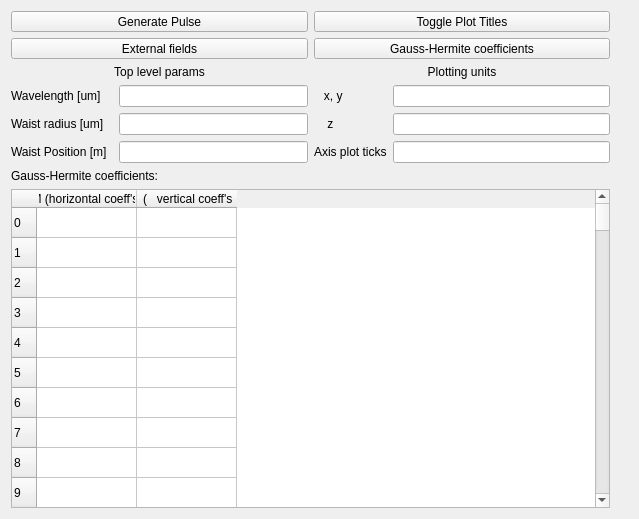
<?xml version="1.0" encoding="UTF-8"?>
<ui version="4.0">
 <class>LaserInterface</class>
 <widget class="QWidget" name="LaserInterface">
  <property name="geometry">
   <rect>
    <x>0</x>
    <y>0</y>
    <width>639</width>
    <height>519</height>
   </rect>
  </property>
  <property name="windowTitle">
   <string>Form</string>
  </property>
  <layout class="QGridLayout" name="gridLayout_2" columnstretch="0,0">
   <item row="0" column="0">
    <layout class="QVBoxLayout" name="verticalLayout_3">
     <item>
      <layout class="QGridLayout" name="gridLayout">
       <item row="0" column="1">
        <widget class="QToolButton" name="noTitles">
         <property name="sizePolicy">
          <sizepolicy hsizetype="Preferred" vsizetype="Preferred">
           <horstretch>0</horstretch>
           <verstretch>0</verstretch>
          </sizepolicy>
         </property>
         <property name="toolTip">
          <string>Toggle plot titles on/off.</string>
         </property>
         <property name="statusTip">
          <string/>
         </property>
         <property name="text">
          <string>Toggle Plot Titles</string>
         </property>
         <property name="popupMode">
          <enum>QToolButton::InstantPopup</enum>
         </property>
        </widget>
       </item>
       <item row="0" column="0">
        <widget class="QToolButton" name="generatePulse">
         <property name="sizePolicy">
          <sizepolicy hsizetype="Preferred" vsizetype="Preferred">
           <horstretch>0</horstretch>
           <verstretch>0</verstretch>
          </sizepolicy>
         </property>
         <property name="toolTip">
          <string/>
         </property>
         <property name="text">
          <string>Generate Pulse</string>
         </property>
        </widget>
       </item>
       <item row="1" column="0">
        <widget class="QToolButton" name="externalFields">
         <property name="sizePolicy">
          <sizepolicy hsizetype="Preferred" vsizetype="Preferred">
           <horstretch>0</horstretch>
           <verstretch>0</verstretch>
          </sizepolicy>
         </property>
         <property name="toolTip">
          <string>Apply external field to pulse</string>
         </property>
         <property name="text">
          <string>External fields</string>
         </property>
        </widget>
       </item>
       <item row="1" column="1">
        <widget class="QToolButton" name="generateCoeffs">
         <property name="sizePolicy">
          <sizepolicy hsizetype="Preferred" vsizetype="Preferred">
           <horstretch>0</horstretch>
           <verstretch>0</verstretch>
          </sizepolicy>
         </property>
         <property name="toolTip">
          <string>Determine Gauss-Hermite coeffiecients for the current pulse</string>
         </property>
         <property name="text">
          <string>Gauss-Hermite coefficients</string>
         </property>
        </widget>
       </item>
      </layout>
     </item>
     <item>
      <layout class="QHBoxLayout" name="horizontalLayout">
       <item>
        <layout class="QVBoxLayout" name="verticalLayout">
         <item>
          <widget class="QLabel" name="highLevelInputsLabel">
           <property name="text">
            <string>Top level params</string>
           </property>
           <property name="alignment">
            <set>Qt::AlignCenter</set>
           </property>
          </widget>
         </item>
         <item>
          <layout class="QFormLayout" name="topLevelParams">
           <property name="fieldGrowthPolicy">
            <enum>QFormLayout::AllNonFixedFieldsGrow</enum>
           </property>
           <property name="formAlignment">
            <set>Qt::AlignRight|Qt::AlignTop|Qt::AlignTrailing</set>
           </property>
           <property name="horizontalSpacing">
            <number>12</number>
           </property>
           <item row="0" column="0">
            <widget class="QLabel" name="wavelengthLabel">
             <property name="text">
              <string>Wavelength [um]</string>
             </property>
            </widget>
           </item>
           <item row="1" column="1">
            <widget class="QLineEdit" name="waistSize">
             <property name="toolTip">
              <string/>
             </property>
            </widget>
           </item>
           <item row="2" column="0">
            <widget class="QLabel" name="waistPositionLabel">
             <property name="minimumSize">
              <size>
               <width>50</width>
               <height>0</height>
              </size>
             </property>
             <property name="text">
              <string>Waist Position [m]</string>
             </property>
            </widget>
           </item>
           <item row="1" column="0">
            <widget class="QLabel" name="waistSizeLabel">
             <property name="minimumSize">
              <size>
               <width>50</width>
               <height>0</height>
              </size>
             </property>
             <property name="text">
              <string>Waist radius [um]</string>
             </property>
            </widget>
           </item>
           <item row="0" column="1">
            <widget class="QLineEdit" name="wavelength">
             <property name="toolTip">
              <string/>
             </property>
            </widget>
           </item>
           <item row="2" column="1">
            <widget class="QLineEdit" name="waistPosition">
             <property name="toolTip">
              <string/>
             </property>
            </widget>
           </item>
          </layout>
         </item>
        </layout>
       </item>
       <item>
        <layout class="QVBoxLayout" name="verticalLayout_2">
         <item>
          <widget class="QLabel" name="unitsLabel">
           <property name="text">
            <string>Plotting units</string>
           </property>
           <property name="alignment">
            <set>Qt::AlignCenter</set>
           </property>
          </widget>
         </item>
         <item>
          <layout class="QFormLayout" name="units">
           <property name="fieldGrowthPolicy">
            <enum>QFormLayout::AllNonFixedFieldsGrow</enum>
           </property>
           <item row="0" column="0">
            <widget class="QLabel" name="unitsXYLabel">
             <property name="text">
              <string>   x, y</string>
             </property>
             <property name="alignment">
              <set>Qt::AlignLeading|Qt::AlignLeft|Qt::AlignVCenter</set>
             </property>
            </widget>
           </item>
           <item row="0" column="1">
            <widget class="QLineEdit" name="unitsXY">
             <property name="toolTip">
              <string/>
             </property>
            </widget>
           </item>
           <item row="1" column="0">
            <widget class="QLabel" name="unitsZLabel">
             <property name="text">
              <string>&lt;html&gt;&lt;head/&gt;&lt;body&gt;&lt;p&gt;&amp;nbsp; &amp;nbsp; z&lt;/p&gt;&lt;/body&gt;&lt;/html&gt;</string>
             </property>
            </widget>
           </item>
           <item row="1" column="1">
            <widget class="QLineEdit" name="unitsZ">
             <property name="toolTip">
              <string/>
             </property>
             <property name="dragEnabled">
              <bool>true</bool>
             </property>
            </widget>
           </item>
           <item row="2" column="0">
            <widget class="QLabel" name="ticksLabel">
             <property name="text">
              <string>Axis plot ticks</string>
             </property>
            </widget>
           </item>
           <item row="2" column="1">
            <widget class="QLineEdit" name="numTicks">
             <property name="toolTip">
              <string>Maximum number of plot tick marks</string>
             </property>
            </widget>
           </item>
          </layout>
         </item>
        </layout>
       </item>
      </layout>
     </item>
     <item>
      <widget class="QLabel" name="offsetLabel">
       <property name="text">
        <string>Gauss-Hermite coefficients:</string>
       </property>
      </widget>
     </item>
     <item>
      <widget class="QTableWidget" name="ghTable">
       <property name="maximumSize">
        <size>
         <width>16777215</width>
         <height>16777215</height>
        </size>
       </property>
       <property name="toolTip">
        <string/>
       </property>
       <row>
        <property name="text">
         <string>0</string>
        </property>
       </row>
       <row>
        <property name="text">
         <string>1</string>
        </property>
       </row>
       <row>
        <property name="text">
         <string>2</string>
        </property>
       </row>
       <row>
        <property name="text">
         <string>3</string>
        </property>
       </row>
       <row>
        <property name="text">
         <string>4</string>
        </property>
       </row>
       <row>
        <property name="text">
         <string>5</string>
        </property>
       </row>
       <row>
        <property name="text">
         <string>6</string>
        </property>
       </row>
       <row>
        <property name="text">
         <string>7</string>
        </property>
       </row>
       <row>
        <property name="text">
         <string>8</string>
        </property>
       </row>
       <row>
        <property name="text">
         <string>9</string>
        </property>
       </row>
       <row>
        <property name="text">
         <string>10</string>
        </property>
       </row>
       <row>
        <property name="text">
         <string>11</string>
        </property>
       </row>
       <row>
        <property name="text">
         <string>12</string>
        </property>
       </row>
       <row>
        <property name="text">
         <string>13</string>
        </property>
       </row>
       <row>
        <property name="text">
         <string>14</string>
        </property>
       </row>
       <row>
        <property name="text">
         <string>15</string>
        </property>
       </row>
       <row>
        <property name="text">
         <string>16</string>
        </property>
       </row>
       <row>
        <property name="text">
         <string>17</string>
        </property>
       </row>
       <row>
        <property name="text">
         <string>18</string>
        </property>
       </row>
       <row>
        <property name="text">
         <string>19</string>
        </property>
       </row>
       <row>
        <property name="text">
         <string>20</string>
        </property>
       </row>
       <row>
        <property name="text">
         <string>21</string>
        </property>
       </row>
       <row>
        <property name="text">
         <string>22</string>
        </property>
       </row>
       <row>
        <property name="text">
         <string>23</string>
        </property>
       </row>
       <row>
        <property name="text">
         <string>24</string>
        </property>
       </row>
       <row>
        <property name="text">
         <string>25</string>
        </property>
       </row>
       <row>
        <property name="text">
         <string>26</string>
        </property>
       </row>
       <row>
        <property name="text">
         <string>27</string>
        </property>
       </row>
       <row>
        <property name="text">
         <string>28</string>
        </property>
       </row>
       <row>
        <property name="text">
         <string>29</string>
        </property>
       </row>
       <row>
        <property name="text">
         <string>30</string>
        </property>
       </row>
       <row>
        <property name="text">
         <string>31</string>
        </property>
       </row>
       <row>
        <property name="text">
         <string>32</string>
        </property>
       </row>
       <row>
        <property name="text">
         <string>33</string>
        </property>
       </row>
       <row>
        <property name="text">
         <string>34</string>
        </property>
       </row>
       <row>
        <property name="text">
         <string>35</string>
        </property>
       </row>
       <row>
        <property name="text">
         <string>36</string>
        </property>
       </row>
       <row>
        <property name="text">
         <string>37</string>
        </property>
       </row>
       <row>
        <property name="text">
         <string>38</string>
        </property>
       </row>
       <row>
        <property name="text">
         <string>39</string>
        </property>
       </row>
       <row>
        <property name="text">
         <string>40</string>
        </property>
       </row>
       <row>
        <property name="text">
         <string>41</string>
        </property>
       </row>
       <row>
        <property name="text">
         <string>42</string>
        </property>
       </row>
       <row>
        <property name="text">
         <string>43</string>
        </property>
       </row>
       <row>
        <property name="text">
         <string>44</string>
        </property>
       </row>
       <row>
        <property name="text">
         <string>45</string>
        </property>
       </row>
       <row>
        <property name="text">
         <string>46</string>
        </property>
       </row>
       <row>
        <property name="text">
         <string>47</string>
        </property>
       </row>
       <row>
        <property name="text">
         <string>48</string>
        </property>
       </row>
       <row>
        <property name="text">
         <string>49</string>
        </property>
       </row>
       <row>
        <property name="text">
         <string>50</string>
        </property>
       </row>
       <row>
        <property name="text">
         <string>51</string>
        </property>
       </row>
       <row>
        <property name="text">
         <string>52</string>
        </property>
       </row>
       <row>
        <property name="text">
         <string>53</string>
        </property>
       </row>
       <row>
        <property name="text">
         <string>54</string>
        </property>
       </row>
       <row>
        <property name="text">
         <string>55</string>
        </property>
       </row>
       <row>
        <property name="text">
         <string>56</string>
        </property>
       </row>
       <row>
        <property name="text">
         <string>57</string>
        </property>
       </row>
       <row>
        <property name="text">
         <string>58</string>
        </property>
       </row>
       <row>
        <property name="text">
         <string>59</string>
        </property>
       </row>
       <row>
        <property name="text">
         <string>60</string>
        </property>
       </row>
       <row>
        <property name="text">
         <string>61</string>
        </property>
       </row>
       <row>
        <property name="text">
         <string>62</string>
        </property>
       </row>
       <row>
        <property name="text">
         <string>63</string>
        </property>
       </row>
       <row>
        <property name="text">
         <string>64</string>
        </property>
       </row>
       <row>
        <property name="text">
         <string>65</string>
        </property>
       </row>
       <row>
        <property name="text">
         <string>66</string>
        </property>
       </row>
       <row>
        <property name="text">
         <string>67</string>
        </property>
       </row>
       <row>
        <property name="text">
         <string>68</string>
        </property>
       </row>
       <row>
        <property name="text">
         <string>69</string>
        </property>
       </row>
       <row>
        <property name="text">
         <string>71</string>
        </property>
       </row>
       <row>
        <property name="text">
         <string>72</string>
        </property>
       </row>
       <row>
        <property name="text">
         <string>722</string>
        </property>
       </row>
       <row>
        <property name="text">
         <string>73</string>
        </property>
       </row>
       <row>
        <property name="text">
         <string>74</string>
        </property>
       </row>
       <row>
        <property name="text">
         <string>75</string>
        </property>
       </row>
       <row>
        <property name="text">
         <string>76</string>
        </property>
       </row>
       <row>
        <property name="text">
         <string>77</string>
        </property>
       </row>
       <row>
        <property name="text">
         <string>78</string>
        </property>
       </row>
       <row>
        <property name="text">
         <string>79</string>
        </property>
       </row>
       <row>
        <property name="text">
         <string>80</string>
        </property>
       </row>
       <row>
        <property name="text">
         <string>81</string>
        </property>
       </row>
       <row>
        <property name="text">
         <string>82</string>
        </property>
       </row>
       <row>
        <property name="text">
         <string>83</string>
        </property>
       </row>
       <row>
        <property name="text">
         <string>84</string>
        </property>
       </row>
       <row>
        <property name="text">
         <string>85</string>
        </property>
       </row>
       <row>
        <property name="text">
         <string>86</string>
        </property>
       </row>
       <row>
        <property name="text">
         <string>87</string>
        </property>
       </row>
       <row>
        <property name="text">
         <string>88</string>
        </property>
       </row>
       <row>
        <property name="text">
         <string>89</string>
        </property>
       </row>
       <row>
        <property name="text">
         <string>90</string>
        </property>
       </row>
       <row>
        <property name="text">
         <string>91</string>
        </property>
       </row>
       <row>
        <property name="text">
         <string>92</string>
        </property>
       </row>
       <row>
        <property name="text">
         <string>93</string>
        </property>
       </row>
       <row>
        <property name="text">
         <string>95</string>
        </property>
       </row>
       <row>
        <property name="text">
         <string>9</string>
        </property>
       </row>
       <row>
        <property name="text">
         <string>96</string>
        </property>
       </row>
       <row>
        <property name="text">
         <string>97</string>
        </property>
       </row>
       <row>
        <property name="text">
         <string>98</string>
        </property>
       </row>
       <row>
        <property name="text">
         <string>100</string>
        </property>
       </row>
       <column>
        <property name="text">
         <string>M (horizontal coeff's)</string>
        </property>
       </column>
       <column>
        <property name="text">
         <string>N (   vertical coeff's  )</string>
        </property>
       </column>
      </widget>
     </item>
    </layout>
   </item>
   <item row="0" column="1">
    <layout class="QVBoxLayout" name="verticalLayout_4">
     <item>
      <widget class="matplotlibWidget" name="zxPlot" native="true">
       <property name="toolTip">
        <string/>
       </property>
      </widget>
     </item>
     <item>
      <layout class="QHBoxLayout" name="horizontalLayout_2">
       <item>
        <widget class="matplotlibWidget" name="xyPlot" native="true">
         <property name="toolTip">
          <string/>
         </property>
        </widget>
       </item>
       <item>
        <widget class="matplotlibWidget" name="zyPlot" native="true">
         <property name="toolTip">
          <string/>
         </property>
        </widget>
       </item>
       <item>
        <widget class="matplotlibWidget" name="xyPlotExtFields" native="true">
         <property name="toolTip">
          <string/>
         </property>
        </widget>
       </item>
      </layout>
     </item>
    </layout>
   </item>
  </layout>
 </widget>
 <customwidgets>
  <customwidget>
   <class>matplotlibWidget</class>
   <extends>QWidget</extends>
   <header>radtrack.ui.matplotlibwidget.h</header>
   <container>1</container>
  </customwidget>
 </customwidgets>
 <tabstops>
  <tabstop>waistSize</tabstop>
  <tabstop>generatePulse</tabstop>
  <tabstop>unitsXY</tabstop>
  <tabstop>unitsZ</tabstop>
  <tabstop>ghTable</tabstop>
 </tabstops>
 <resources/>
 <connections/>
</ui>
